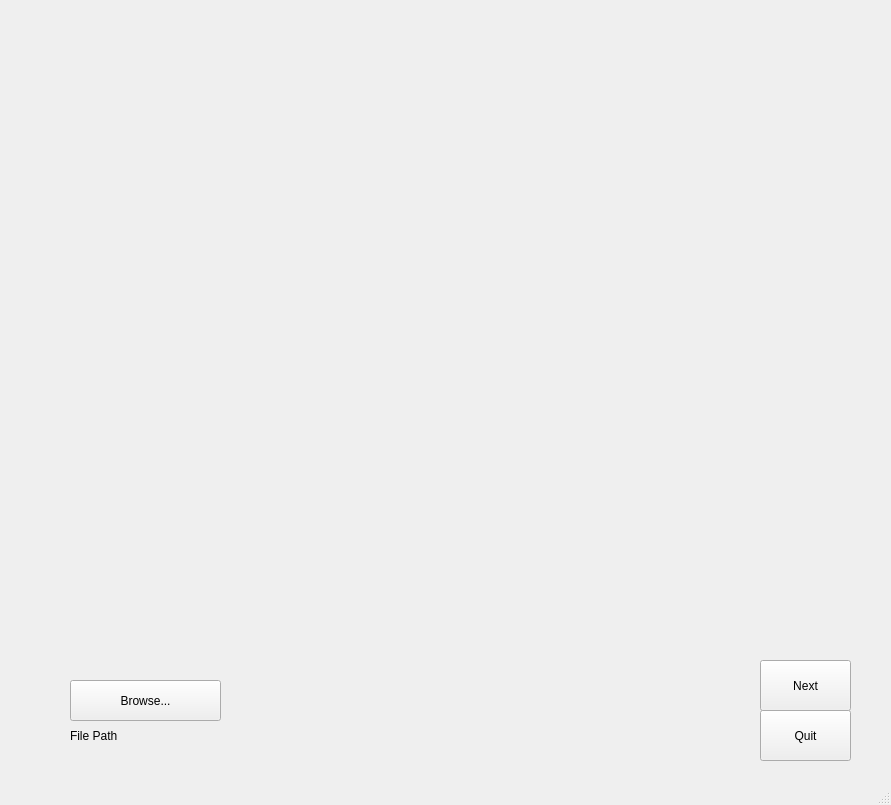
<?xml version="1.0" encoding="UTF-8"?>
<ui version="4.0">
 <class>MainWindow</class>
 <widget class="QMainWindow" name="MainWindow">
  <property name="geometry">
   <rect>
    <x>0</x>
    <y>0</y>
    <width>891</width>
    <height>805</height>
   </rect>
  </property>
  <property name="windowTitle">
   <string>MainWindow</string>
  </property>
  <widget class="QWidget" name="centralwidget">
   <widget class="QPushButton" name="Browse">
    <property name="geometry">
     <rect>
      <x>70</x>
      <y>680</y>
      <width>151</width>
      <height>41</height>
     </rect>
    </property>
    <property name="text">
     <string>Browse...</string>
    </property>
   </widget>
   <widget class="QLabel" name="label_path">
    <property name="geometry">
     <rect>
      <x>70</x>
      <y>720</y>
      <width>531</width>
      <height>31</height>
     </rect>
    </property>
    <property name="text">
     <string>File Path</string>
    </property>
   </widget>
   <widget class="QLabel" name="label_pic">
    <property name="geometry">
     <rect>
      <x>100</x>
      <y>10</y>
      <width>701</width>
      <height>581</height>
     </rect>
    </property>
    <property name="text">
     <string/>
    </property>
   </widget>
   <widget class="QPushButton" name="pushButton_gray">
    <property name="geometry">
     <rect>
      <x>760</x>
      <y>660</y>
      <width>91</width>
      <height>51</height>
     </rect>
    </property>
    <property name="text">
     <string>Next</string>
    </property>
   </widget>
   <widget class="QPushButton" name="pushButton_quit">
    <property name="geometry">
     <rect>
      <x>760</x>
      <y>710</y>
      <width>91</width>
      <height>51</height>
     </rect>
    </property>
    <property name="text">
     <string>Quit</string>
    </property>
   </widget>
  </widget>
  <widget class="QMenuBar" name="menubar">
   <property name="geometry">
    <rect>
     <x>0</x>
     <y>0</y>
     <width>891</width>
     <height>21</height>
    </rect>
   </property>
  </widget>
  <widget class="QStatusBar" name="statusbar"/>
 </widget>
 <resources/>
 <connections>
  <connection>
   <sender>pushButton_quit</sender>
   <signal>clicked()</signal>
   <receiver>MainWindow</receiver>
   <slot>close()</slot>
   <hints>
    <hint type="sourcelabel">
     <x>952</x>
     <y>707</y>
    </hint>
    <hint type="destinationlabel">
     <x>692</x>
     <y>687</y>
    </hint>
   </hints>
  </connection>
 </connections>
</ui>
